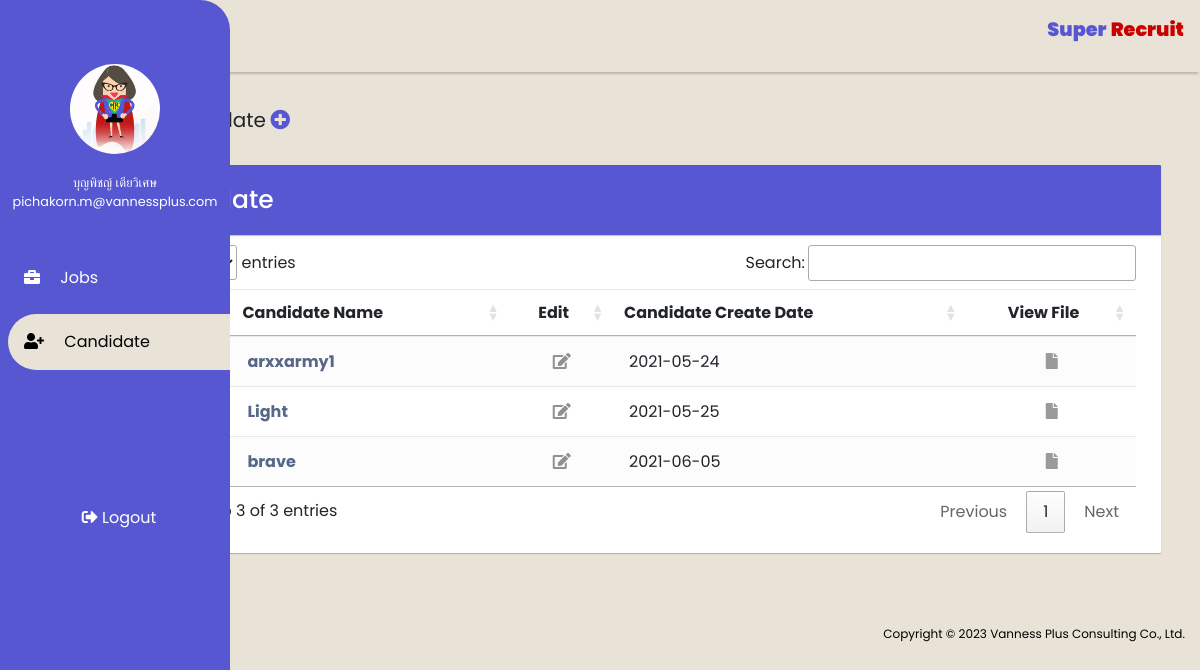
/RESUME_PARSER/candidateAdmin.php (signed in), run on the app's committed database.
### tables this page shows
CREATE TABLE `usertable` (
  `id` int(11) NOT NULL,
  `name` varchar(255) NOT NULL,
  `nickname` varchar(10) DEFAULT NULL,
  `phoneNumber` varchar(15) DEFAULT NULL,
  `email` varchar(255) NOT NULL,
  `password` varchar(255) NOT NULL,
  `code` mediumint(50) NOT NULL,
  `status` text NOT NULL,
  `last_login` bigint(20) NOT NULL,
  `userStatus` int(11) DEFAULT NULL
);

CREATE TABLE `candidate` (
  `candidateId` int(11) NOT NULL,
  `candidateName` varchar(50) DEFAULT NULL,
  `phoneNumber` varchar(10) DEFAULT NULL,
  `candidateEmail` varchar(50) DEFAULT NULL,
  `nationnality` varchar(20) DEFAULT NULL,
  `candidateCreateDate` date DEFAULT NULL,
  `EnglishProficiency` enum('Good','Bad','','') DEFAULT NULL,
  `currentSalary` int(11) DEFAULT NULL,
  `expectSalary` int(11) DEFAULT NULL,
  `TotalExperience` varchar(10) DEFAULT NULL,
  `NoticePeriod` varchar(50) DEFAULT NULL,
  `MajorSkill` varchar(50) DEFAULT NULL,
  `SecondarySkill` varchar(50) DEFAULT NULL,
  `startDate` date DEFAULT NULL,
  `description` varchar(255) DEFAULT NULL,
  `tId` int(11) DEFAULT NULL
);

### RESUME_PARSER/candidateAdmin.php (the view, shortened to what this page needs)
<?php require_once "function/controllerUserData.php"; ?>
<?php
$email = $_SESSION['email'];
$password = $_SESSION['password'];
if ($email != false && $password != false) {
    $sql = "SELECT * FROM usertable WHERE email = '$email'";
    $run_Sql = mysqli_query($con, $sql);
    if ($run_Sql) {
        $fetch_info = mysqli_fetch_assoc($run_Sql);
    }
} else {
    header('Location: login.php');
}
?>
<!DOCTYPE html>
<html lang="en-US">
<head>
    <link rel="stylesheet" href="css/sty31.css">
    <?php include "library/boostrap.php" ?>
</head>
<body style="background:#E9E3D7">
    <div class="sidebar">
        <div class="sidebar-head">
            <img class="img-profile rounded-circle" src="img/logo2.png" width="90" height="90" alt=""><br><br>
            <span><?php echo $fetch_info['name'] ?></span><br>
            <span><?php echo $fetch_info['email'] ?></span>
        </div>
        <div class="sidebar-menu">
            <ul>
                <li>
                    <a href="jobAdmin.php"><span class="fas fa-briefcase"></span>
                        <span>Jobs</span></a>
                </li>
                <li>
                    <a href="candidateAdmin.php" class="active"><span class="fas fa-user-plus"></span>
                        <span>Candidate</span></a>
                </li>
            </ul>
        </div>
        <div class="sidebar-logout">
            <ul>
                <li>
                    <a href="logout.php"><span class="fas fa-sign-out-alt"></span>
                        <span>Logout</span></a>
                </li>
            </ul>
        </div>
    </div>
    <div class="main-content">
        <header>
            <h4>
                <label for="nav-toggle">
                </label>
            </h4>
            <div class="client-w ml-auto">
                <span style="color: #5757d1;font-weight: 1000;">Super</span>
                <span style="color: #C80000;font-weight: 1000;"> Recruit</span>
            </div>
        </header>
        <main>
            <div class="container-fluid">
                <span style="margin-left:50px;margin-top:30px;font-size:20px">Candidate</span>
                <a style="color:#5757d1;font-size:20px"><i class="fas fa-plus-circle" onclick="chooseAdd()"></i></a>
            </div>
            <div class="container-fluid">
                <div class="table-wrapper">
                    <div class="table-title">
                        <span style="color: #fff;font-weight:500;font-size:25px">Candidate </span>
                    </div>
                    <table class="table table-striped table-hover table-responsive-lg" id="wtf1">
                        <thead>
                            <tr>
                                <th style="text-align:center">No.</th>
                                <th>Candidate Name</th>
                                <th style="text-align:center">Edit</th>
                                <th>Candidate Create Date</th>
                                <th style="text-align:center">View File</th>
                            </tr>
                        </thead>
                        <tbody>
                            <?php
                            $i = 0;
                            $sql = "SELECT * FROM candidate";
                            $re = mysqli_query($con, $sql);
                            while ($row = mysqli_fetch_array($re)) {
                            ?>
                                <tr>
                                    <td style="text-align:center"><?php echo ++$i; ?></td>
                                    <td><a id="job" onclick="view_datacan(<?php echo $row['candidateId']; ?>)"><?php echo $row['candidateName'] ?></td>
                                    <td style="text-align:center"><i id="gg" class="fas fa-edit" onclick="updateCandidate('<?php echo $row['candidateId'] ?>','<?php echo $email ?>')"></i></td>
                                    <td><?php echo $row['candidateCreateDate'] ?></td>
                                    <td style="text-align:center"><i id="gg" class="fas fa-file" onclick="openNav('<?php echo $row['candidateId'] ?>')"></i></td>
                                </tr>
                            <?php } ?>
                        </tbody>
                    </table>
                </div>
            </div>
        </main>
    </div>
    <footer style="background: #E9E3D7;">
        <div class="container-fluid" style="margin-top: 10px;">
            <p style="color: #000000;">Copyright &copy;
                 Vanness Plus Consulting Co., Ltd.
            </p>
        </div>
    </footer>
</body>
</html>

### RESUME_PARSER/css/sty31.css (style rules this page uses)
:root { --main-color: #5757d1; --color-dark: #1d2231; --text-grey: #8390a2; }
* { padding: 0; margin: 0; box-sizing: boder-box; list-style-type: none; text-decoration: none; font-family: 'Poppins', sans-serif; }
.sidebar { width: 230px; position: fixed; left: 0; top: 0; height: 100%; background: var(--main-color); border-radius: 0px 30px 30px 0px; z-index: 100; transition: width 300ms; }
.sidebar-head { height: 250px; padding: 4rem 0rem 1rem 0rem; color: #fff; font-size: 0.8rem; text-align: center; border-radius: 0px 0px 0px 0px; }
.sidebar-menu { margin-top: 1rem; }
.sidebar-menu li { width: 100%; margin-bottom: 1.5rem; padding-left: 2rem; }
.sidebar-menu a { padding-left: 1rem; display: block; color: #fff; font-size: 1rem; }
.sidebar-menu a.active { background: #E9E3D7; padding-top: 1rem; padding-bottom: 1rem; color: #000000; border-radius: 30px 0px 0px 30px; }
.sidebar-menu a span:first-child { font-size: 1rem; padding-right: 1rem; }
.sidebar-logout { height: 250px; padding: 7rem 0rem 1rem 0rem; text-align: center; }
.sidebar-logout li a { color: #fff; display: block; font-size: 1rem; }
.sidebar-logout a span:first-child { font-size: 1rem; }
.main-content { transition: margin-left 300ms; margin-left: 230px; }
.main-content header { background: #E9E3D7; padding: 1rem; position: absolute; left: 230px; top: 0; z-index: 100; transition: left 300ms; box-shadow: 0 4px 2px -2px rgb(0, 0, 0, 0.2); display: flex; justify-content: space-between; width: calc(100% - 230px); }
.main-content .client-w span { display: inline-block; justify-content: space-between; font-size: 1.2rem; }
main { margin-top: 60px; padding: 2rem 1.5rem; background: #E9E3D7; min-height: cal(100vh - 90px); }
@media only screen and (max-width: 1200px) { .sidebar { width: 70px; } }
@media only screen and (max-width: 1200px) { .sidebar li { padding-left: 0.5rem; } }
@media only screen and (max-width: 1200px) { .sidebar .sidebar-head img, .sidebar .sidebar-head span, .sidebar li a span:last-child { display: none; } }
@media only screen and (max-width: 1200px) { .main-content { margin-left: 70px; } }
@media only screen and (max-width: 1200px) { .main-content header { width: calc(100% - 70px); left: 70px; } }
footer { background: #E9E3D7; bottom: 0; width: 100%; text-align: end; font-size: 12px; }

### RESUME_PARSER/candidateAdmin.php (style rules this page uses)
body { overflow-x: hidden; }
.table-wrapper { background: #fff; padding: 20px 25px; margin: 30px 0; border-radius: 1px; box-shadow: 0 1px 1px rgba(0, 0, 0, 0.247); }
.table-title { padding-bottom: 15px; background: #5757d1; color: black; padding: 16px 30px; margin: -20px -25px 10px; border-radius: 1px 1px 0 0; box-shadow: 0 1px 1px rgba(0, 0, 0, 0.247); }
table.table tr th, table.table tr td { border-color: #e9e9e9; padding: 12px 15px; vertical-align: middle; }
table.table tr th:first-child { width: auto; }
table.table tr th:last-child { width: auto; }
table.table-striped tbody tr:nth-of-type(odd) { background-color: #fcfcfc; }
table.table td:last-child i { opacity: 0.9; font-size: 22px; margin: 0 5px; }
table.table td a { font-weight: bold; color: #566787; display: inline-block; text-decoration: none; outline: none !important; }
tr { transition: all .2s ease-in; cursor: pointer; }
table.table td i { font-size: 19px; }
#gg { color: #909090; font-size: 16px; }

### data on the page
usertable: name "บุญพิชญ์ เตียวิเศษ", email "pichakorn.m@vannessplus.com"
candidate: candidateName "arxxarmy1", candidateCreateDate "2021-05-24"
candidate: candidateName "Light", candidateCreateDate "2021-05-25"
candidate: candidateName "brave", candidateCreateDate "2021-06-05"
